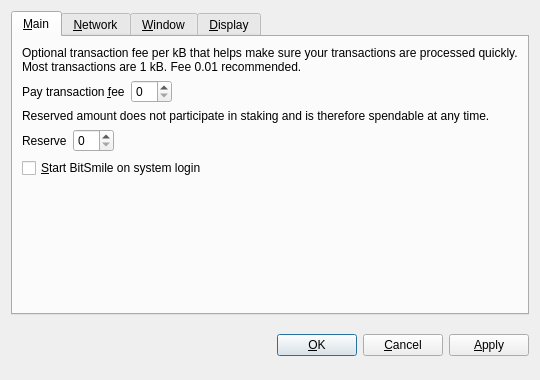
<?xml version="1.0" encoding="UTF-8"?>
<ui version="4.0">
 <class>OptionsDialog</class>
 <widget class="QDialog" name="OptionsDialog">
  <property name="geometry">
   <rect>
    <x>0</x>
    <y>0</y>
    <width>540</width>
    <height>380</height>
   </rect>
  </property>
  <property name="windowTitle">
   <string>Options</string>
  </property>
  <property name="modal">
   <bool>true</bool>
  </property>
  <layout class="QVBoxLayout" name="verticalLayout">
   <item>
    <widget class="QTabWidget" name="tabWidget">
     <property name="tabPosition">
      <enum>QTabWidget::North</enum>
     </property>
     <property name="currentIndex">
      <number>0</number>
     </property>
     <widget class="QWidget" name="tabMain">
      <attribute name="title">
       <string>&amp;Main</string>
      </attribute>
      <layout class="QVBoxLayout" name="verticalLayout_Main">
       <item>
        <widget class="QLabel" name="transactionFeeInfoLabel">
         <property name="text">
          <string>Optional transaction fee per kB that helps make sure your transactions are processed quickly. Most transactions are 1 kB. Fee 0.01 recommended.</string>
         </property>
         <property name="textFormat">
          <enum>Qt::PlainText</enum>
         </property>
         <property name="wordWrap">
          <bool>true</bool>
         </property>
        </widget>
       </item>
       <item>
        <layout class="QHBoxLayout" name="horizontalLayoutFee">
         <item>
          <widget class="QLabel" name="transactionFeeLabel">
           <property name="text">
            <string>Pay transaction &amp;fee</string>
           </property>
           <property name="textFormat">
            <enum>Qt::PlainText</enum>
           </property>
           <property name="buddy">
            <cstring>transactionFee</cstring>
           </property>
          </widget>
         </item>
         <item>
          <widget class="BitcoinAmountField" name="transactionFee"/>
         </item>
         <item>
          <spacer name="horizontalSpacerFee">
           <property name="orientation">
            <enum>Qt::Horizontal</enum>
           </property>
           <property name="sizeHint" stdset="0">
            <size>
             <width>40</width>
             <height>20</height>
            </size>
           </property>
          </spacer>
         </item>
        </layout>
       </item>
       <item>
        <widget class="QLabel" name="reserveBalanceInfoLabel">
         <property name="text">
          <string>Reserved amount does not participate in staking and is therefore spendable at any time.</string>
         </property>
         <property name="textFormat">
          <enum>Qt::PlainText</enum>
         </property>
         <property name="wordWrap">
          <bool>true</bool>
         </property>
        </widget>
       </item>
       <item>
        <layout class="QHBoxLayout" name="horizontalLayoutReserveBalance">
         <item>
          <widget class="QLabel" name="reserveBalanceLabel">
           <property name="text">
            <string>Reserve</string>
           </property>
           <property name="textFormat">
            <enum>Qt::PlainText</enum>
           </property>
           <property name="buddy">
            <cstring>reserveBalance</cstring>
           </property>
          </widget>
         </item>
         <item>
          <widget class="BitcoinAmountField" name="reserveBalance"/>
         </item>
         <item>
          <spacer name="horizontalSpacerReserveBalance">
           <property name="orientation">
            <enum>Qt::Horizontal</enum>
           </property>
           <property name="sizeHint" stdset="0">
            <size>
             <width>40</width>
             <height>20</height>
            </size>
           </property>
          </spacer>
         </item>
        </layout>
       </item>
       <item>
        <widget class="QCheckBox" name="bitcoinAtStartup">
         <property name="toolTip">
          <string>Automatically start BitSmile after logging in to the system.</string>
         </property>
         <property name="text">
          <string>&amp;Start BitSmile on system login</string>
         </property>
        </widget>
       </item>
       <item>
        <spacer name="verticalSpacer_Main">
         <property name="orientation">
          <enum>Qt::Vertical</enum>
         </property>
         <property name="sizeHint" stdset="0">
          <size>
           <width>20</width>
           <height>40</height>
          </size>
         </property>
        </spacer>
       </item>
      </layout>
     </widget>
     <widget class="QWidget" name="tabNetwork">
      <attribute name="title">
       <string>&amp;Network</string>
      </attribute>
      <layout class="QVBoxLayout" name="verticalLayout_Network">
       <item>
        <widget class="QCheckBox" name="mapPortUpnp">
         <property name="toolTip">
          <string>Automatically open the BitSmile client port on the router. This only works when your router supports UPnP and it is enabled.</string>
         </property>
         <property name="text">
          <string>Map port using &amp;UPnP</string>
         </property>
        </widget>
       </item>
       <item>
        <widget class="QCheckBox" name="connectSocks">
         <property name="toolTip">
          <string>Connect to the BitSmile network through a SOCKS5 proxy (e.g. when connecting through Tor).</string>
         </property>
         <property name="text">
          <string>&amp;Connect through SOCKS5 proxy:</string>
         </property>
        </widget>
       </item>
       <item>
        <layout class="QHBoxLayout" name="horizontalLayout_Network">
         <item>
          <widget class="QLabel" name="proxyIpLabel">
           <property name="text">
            <string>Proxy &amp;IP:</string>
           </property>
           <property name="textFormat">
            <enum>Qt::PlainText</enum>
           </property>
           <property name="buddy">
            <cstring>proxyIp</cstring>
           </property>
          </widget>
         </item>
         <item>
          <widget class="QValidatedLineEdit" name="proxyIp">
           <property name="maximumSize">
            <size>
             <width>140</width>
             <height>16777215</height>
            </size>
           </property>
           <property name="toolTip">
            <string>IP address of the proxy (e.g. 127.0.0.1)</string>
           </property>
          </widget>
         </item>
         <item>
          <widget class="QLabel" name="proxyPortLabel">
           <property name="text">
            <string>&amp;Port:</string>
           </property>
           <property name="textFormat">
            <enum>Qt::PlainText</enum>
           </property>
           <property name="buddy">
            <cstring>proxyPort</cstring>
           </property>
          </widget>
         </item>
         <item>
          <widget class="QLineEdit" name="proxyPort">
           <property name="maximumSize">
            <size>
             <width>55</width>
             <height>16777215</height>
            </size>
           </property>
           <property name="toolTip">
            <string>Port of the proxy (e.g. 9050)</string>
           </property>
          </widget>
         </item>
         <item>
          <spacer name="horizontalSpacer_Network">
           <property name="orientation">
            <enum>Qt::Horizontal</enum>
           </property>
           <property name="sizeHint" stdset="0">
            <size>
             <width>40</width>
             <height>20</height>
            </size>
           </property>
          </spacer>
         </item>
        </layout>
       </item>
       <item>
        <spacer name="verticalSpacer_Network">
         <property name="orientation">
          <enum>Qt::Vertical</enum>
         </property>
         <property name="sizeHint" stdset="0">
          <size>
           <width>20</width>
           <height>40</height>
          </size>
         </property>
        </spacer>
       </item>
      </layout>
     </widget>
     <widget class="QWidget" name="tabWindow">
      <attribute name="title">
       <string>&amp;Window</string>
      </attribute>
      <layout class="QVBoxLayout" name="verticalLayout_Window">
       <item>
        <widget class="QCheckBox" name="minimizeToTray">
         <property name="toolTip">
          <string>Show only a tray icon after minimizing the window.</string>
         </property>
         <property name="text">
          <string>&amp;Minimize to the tray instead of the taskbar</string>
         </property>
        </widget>
       </item>
       <item>
        <widget class="QCheckBox" name="minimizeOnClose">
         <property name="toolTip">
          <string>Minimize instead of exit the application when the window is closed. When this option is enabled, the application will be closed only after selecting Quit in the menu.</string>
         </property>
         <property name="text">
          <string>M&amp;inimize on close</string>
         </property>
        </widget>
       </item>
       <item>
        <spacer name="verticalSpacer_Window">
         <property name="orientation">
          <enum>Qt::Vertical</enum>
         </property>
         <property name="sizeHint" stdset="0">
          <size>
           <width>20</width>
           <height>40</height>
          </size>
         </property>
        </spacer>
       </item>
      </layout>
     </widget>
     <widget class="QWidget" name="tabDisplay">
      <attribute name="title">
       <string>&amp;Display</string>
      </attribute>
      <layout class="QVBoxLayout" name="verticalLayout_Display">
       <item>
        <layout class="QHBoxLayout" name="horizontalLayout_1_Display">
         <item>
          <widget class="QLabel" name="langLabel">
           <property name="text">
            <string>User Interface &amp;language:</string>
           </property>
           <property name="textFormat">
            <enum>Qt::PlainText</enum>
           </property>
           <property name="buddy">
            <cstring>lang</cstring>
           </property>
          </widget>
         </item>
         <item>
          <widget class="QValueComboBox" name="lang">
           <property name="toolTip">
            <string>The user interface language can be set here. This setting will take effect after restarting BitSmile.</string>
           </property>
          </widget>
         </item>
        </layout>
       </item>
       <item>
        <layout class="QHBoxLayout" name="horizontalLayout_2_Display">
         <item>
          <widget class="QLabel" name="unitLabel">
           <property name="text">
            <string>&amp;Unit to show amounts in:</string>
           </property>
           <property name="textFormat">
            <enum>Qt::PlainText</enum>
           </property>
           <property name="buddy">
            <cstring>unit</cstring>
           </property>
          </widget>
         </item>
         <item>
          <widget class="QValueComboBox" name="unit">
           <property name="toolTip">
            <string>Choose the default subdivision unit to show in the interface and when sending coins.</string>
           </property>
          </widget>
         </item>
        </layout>
       </item>
       <item>
        <widget class="QCheckBox" name="coinControlFeatures">
         <property name="toolTip">
          <string>Whether to show coin control features or not.</string>
         </property>
         <property name="text">
          <string>Display coin &amp;control features (experts only!)</string>
         </property>
        </widget>
       </item>
       <item>
        <widget class="QCheckBox" name="minimizeCoinAge">
         <property name="toolTip">
          <string>Whether to select the coin outputs randomly or with minimal coin age.</string>
         </property>
         <property name="text">
          <string>Minimize weight consumption (experimental)</string>
         </property>
        </widget>
       </item>
       <item>
        <widget class="QCheckBox" name="useBlackTheme">
         <property name="text">
          <string>Use black visual theme (requires restart)</string>
         </property>
        </widget>
       </item>
       <item>
        <spacer name="verticalSpacer_Display">
         <property name="orientation">
          <enum>Qt::Vertical</enum>
         </property>
         <property name="sizeHint" stdset="0">
          <size>
           <width>20</width>
           <height>40</height>
          </size>
         </property>
        </spacer>
       </item>
      </layout>
     </widget>
    </widget>
   </item>
   <item>
    <layout class="QHBoxLayout" name="horizontalLayout_Buttons">
     <item>
      <spacer name="horizontalSpacer_1">
       <property name="orientation">
        <enum>Qt::Horizontal</enum>
       </property>
       <property name="sizeHint" stdset="0">
        <size>
         <width>40</width>
         <height>48</height>
        </size>
       </property>
      </spacer>
     </item>
     <item>
      <widget class="QLabel" name="statusLabel">
       <property name="font">
        <font>
         <weight>75</weight>
         <bold>true</bold>
        </font>
       </property>
       <property name="text">
        <string/>
       </property>
       <property name="textFormat">
        <enum>Qt::PlainText</enum>
       </property>
       <property name="wordWrap">
        <bool>true</bool>
       </property>
      </widget>
     </item>
     <item>
      <spacer name="horizontalSpacer_2">
       <property name="orientation">
        <enum>Qt::Horizontal</enum>
       </property>
       <property name="sizeHint" stdset="0">
        <size>
         <width>40</width>
         <height>48</height>
        </size>
       </property>
      </spacer>
     </item>
     <item>
      <widget class="QPushButton" name="okButton">
       <property name="text">
        <string>&amp;OK</string>
       </property>
      </widget>
     </item>
     <item>
      <widget class="QPushButton" name="cancelButton">
       <property name="text">
        <string>&amp;Cancel</string>
       </property>
       <property name="autoDefault">
        <bool>false</bool>
       </property>
      </widget>
     </item>
     <item>
      <widget class="QPushButton" name="applyButton">
       <property name="text">
        <string>&amp;Apply</string>
       </property>
       <property name="autoDefault">
        <bool>false</bool>
       </property>
      </widget>
     </item>
    </layout>
   </item>
  </layout>
 </widget>
 <customwidgets>
  <customwidget>
   <class>BitcoinAmountField</class>
   <extends>QSpinBox</extends>
   <header>bitcoinamountfield.h</header>
  </customwidget>
  <customwidget>
   <class>QValueComboBox</class>
   <extends>QComboBox</extends>
   <header>qvaluecombobox.h</header>
  </customwidget>
  <customwidget>
   <class>QValidatedLineEdit</class>
   <extends>QLineEdit</extends>
   <header>qvalidatedlineedit.h</header>
  </customwidget>
 </customwidgets>
 <resources/>
 <connections/>
</ui>
